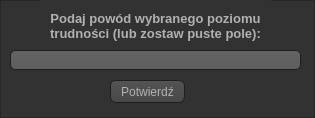
<?xml version="1.0" encoding="UTF-8"?>
<ui version="4.0">
 <class>dialogbox_difficultyreason</class>
 <widget class="QFrame" name="dialogbox_difficultyreason">
  <property name="windowModality">
   <enum>Qt::ApplicationModal</enum>
  </property>
  <property name="geometry">
   <rect>
    <x>0</x>
    <y>0</y>
    <width>315</width>
    <height>118</height>
   </rect>
  </property>
  <property name="windowTitle">
   <string>Powód poziomu trudności</string>
  </property>
  <property name="styleSheet">
   <string notr="true">QToolTip
{
     border: 1px solid black;
     background-color: #ffa02f;
     padding: 1px;
     border-radius: 3px;
     
	color: #000000
}

QWidget
{
    color: #b1b1b1;
    background-color: #323232;
}

QWidget:item:hover
{
    background-color: QLinearGradient( x1: 0, y1: 0, x2: 0, y2: 1, stop: 0 #ffa02f, stop: 1 #ca0619);
    color: #000000;
}

QWidget:item:selected
{
    background-color: QLinearGradient( x1: 0, y1: 0, x2: 0, y2: 1, stop: 0 #ffa02f, stop: 1 #d7801a);
}

QMenuBar::item
{
    background: transparent;
}

QMenuBar::item:selected
{
    background: transparent;
    border: 1px solid #ffaa00;
}

QMenuBar::item:pressed
{
    background: #444;
    border: 1px solid #000;
    background-color: QLinearGradient(
        x1:0, y1:0,
        x2:0, y2:1,
        stop:1 #212121,
        stop:0.4 #343434/*,
        stop:0.2 #343434,
        stop:0.1 #ffaa00*/
    );
    margin-bottom:-1px;
    padding-bottom:1px;
}

QMenu
{
    border: 1px solid #000;
}

QMenu::item
{
    padding: 2px 20px 2px 20px;
}

QMenu::item:selected
{
    color: #000000;
}

QWidget:disabled
{
    color: #404040;
    background-color: #323232;
}

QAbstractItemView
{
    background-color: QLinearGradient( x1: 0, y1: 0, x2: 0, y2: 1, stop: 0 #4d4d4d, stop: 0.1 #646464, stop: 1 #5d5d5d);
}

QWidget:focus
{
    /*border: 2px solid QLinearGradient( x1: 0, y1: 0, x2: 0, y2: 1, stop: 0 #ffa02f, stop: 1 #d7801a);*/
}

QLineEdit
{
    background-color: QLinearGradient( x1: 0, y1: 0, x2: 0, y2: 1, stop: 0 #4d4d4d, stop: 0 #646464, stop: 1 #5d5d5d);
    padding: 1px;
    border-style: solid;
    border: 1px solid #1e1e1e;
    border-radius: 5;
}

QPushButton
{
    color: #b1b1b1;
    background-color: QLinearGradient( x1: 0, y1: 0, x2: 0, y2: 1, stop: 0 #565656, stop: 0.1 #525252, stop: 0.5 #4e4e4e, stop: 0.9 #4a4a4a, stop: 1 #464646);
    border-width: 1px;
    border-color: #1e1e1e;
    border-style: solid;
    border-radius: 6;
    padding: 3px;
    font-size: 12px;
    padding-left: 5px;
    padding-right: 5px;
}

QPushButton:pressed
{
    background-color: QLinearGradient( x1: 0, y1: 0, x2: 0, y2: 1, stop: 0 #2d2d2d, stop: 0.1 #2b2b2b, stop: 0.5 #292929, stop: 0.9 #282828, stop: 1 #252525);
}

QComboBox
{
    selection-background-color: #ffaa00;
    background-color: QLinearGradient( x1: 0, y1: 0, x2: 0, y2: 1, stop: 0 #565656, stop: 0.1 #525252, stop: 0.5 #4e4e4e, stop: 0.9 #4a4a4a, stop: 1 #464646);
    border-style: solid;
    border: 1px solid #1e1e1e;
    border-radius: 5;
}

QComboBox:hover,QPushButton:hover
{
    border: 2px solid QLinearGradient( x1: 0, y1: 0, x2: 0, y2: 1, stop: 0 #ffa02f, stop: 1 #d7801a);
}


QComboBox:on
{
    padding-top: 3px;
    padding-left: 4px;
    background-color: QLinearGradient( x1: 0, y1: 0, x2: 0, y2: 1, stop: 0 #2d2d2d, stop: 0.1 #2b2b2b, stop: 0.5 #292929, stop: 0.9 #282828, stop: 1 #252525);
    selection-background-color: #ffaa00;
}

QComboBox QAbstractItemView
{
    border: 2px solid darkgray;
    selection-background-color: QLinearGradient( x1: 0, y1: 0, x2: 0, y2: 1, stop: 0 #ffa02f, stop: 1 #d7801a);
}

QComboBox::drop-down
{
     subcontrol-origin: padding;
     subcontrol-position: top right;
     width: 15px;

     border-left-width: 0px;
     border-left-color: darkgray;
     border-left-style: solid; /* just a single line */
     border-top-right-radius: 3px; /* same radius as the QComboBox */
     border-bottom-right-radius: 3px;
 }

QComboBox::down-arrow
{
     image: url(:/images/down_arrow.png);
}

QGroupBox:focus
{
border: 2px solid QLinearGradient( x1: 0, y1: 0, x2: 0, y2: 1, stop: 0 #ffa02f, stop: 1 #d7801a);
}

QTextEdit:focus
{
    border: 2px solid QLinearGradient( x1: 0, y1: 0, x2: 0, y2: 1, stop: 0 #ffa02f, stop: 1 #d7801a);
}

QScrollBar:horizontal {
     border: 1px solid #222222;
     background: QLinearGradient( x1: 0, y1: 0, x2: 0, y2: 1, stop: 0.0 #121212, stop: 0.2 #282828, stop: 1 #484848);
     height: 7px;
     margin: 0px 16px 0 16px;
}

QScrollBar::handle:horizontal
{
      background: QLinearGradient( x1: 0, y1: 0, x2: 1, y2: 0, stop: 0 #ffa02f, stop: 0.5 #d7801a, stop: 1 #ffa02f);
      min-height: 20px;
      border-radius: 2px;
}

QScrollBar::add-line:horizontal {
      border: 1px solid #1b1b19;
      border-radius: 2px;
      background: QLinearGradient( x1: 0, y1: 0, x2: 1, y2: 0, stop: 0 #ffa02f, stop: 1 #d7801a);
      width: 14px;
      subcontrol-position: right;
      subcontrol-origin: margin;
}

QScrollBar::sub-line:horizontal {
      border: 1px solid #1b1b19;
      border-radius: 2px;
      background: QLinearGradient( x1: 0, y1: 0, x2: 1, y2: 0, stop: 0 #ffa02f, stop: 1 #d7801a);
      width: 14px;
     subcontrol-position: left;
     subcontrol-origin: margin;
}

QScrollBar::right-arrow:horizontal, QScrollBar::left-arrow:horizontal
{
      border: 1px solid black;
      width: 1px;
      height: 1px;
      background: white;
}

QScrollBar::add-page:horizontal, QScrollBar::sub-page:horizontal
{
      background: none;
}

QScrollBar:vertical
{
      background: QLinearGradient( x1: 0, y1: 0, x2: 1, y2: 0, stop: 0.0 #121212, stop: 0.2 #282828, stop: 1 #484848);
      width: 7px;
      margin: 16px 0 16px 0;
      border: 1px solid #222222;
}

QScrollBar::handle:vertical
{
      background: QLinearGradient( x1: 0, y1: 0, x2: 0, y2: 1, stop: 0 #ffa02f, stop: 0.5 #d7801a, stop: 1 #ffa02f);
      min-height: 20px;
      border-radius: 2px;
}

QScrollBar::add-line:vertical
{
      border: 1px solid #1b1b19;
      border-radius: 2px;
      background: QLinearGradient( x1: 0, y1: 0, x2: 0, y2: 1, stop: 0 #ffa02f, stop: 1 #d7801a);
      height: 14px;
      subcontrol-position: bottom;
      subcontrol-origin: margin;
}

QScrollBar::sub-line:vertical
{
      border: 1px solid #1b1b19;
      border-radius: 2px;
      background: QLinearGradient( x1: 0, y1: 0, x2: 0, y2: 1, stop: 0 #d7801a, stop: 1 #ffa02f);
      height: 14px;
      subcontrol-position: top;
      subcontrol-origin: margin;
}

QScrollBar::up-arrow:vertical, QScrollBar::down-arrow:vertical
{
      border: 1px solid black;
      width: 1px;
      height: 1px;
      background: white;
}


QScrollBar::add-page:vertical, QScrollBar::sub-page:vertical
{
      background: none;
}

QTextEdit
{
    background-color: #242424;
}

QPlainTextEdit
{
    background-color: #242424;
}

QHeaderView::section
{
    background-color: QLinearGradient(x1:0, y1:0, x2:0, y2:1, stop:0 #616161, stop: 0.5 #505050, stop: 0.6 #434343, stop:1 #656565);
    color: white;
    padding-left: 4px;
    border: 1px solid #6c6c6c;
}

QCheckBox:disabled
{
color: #414141;
}

QDockWidget::title
{
    text-align: center;
    spacing: 3px; /* spacing between items in the tool bar */
    background-color: QLinearGradient(x1:0, y1:0, x2:0, y2:1, stop:0 #323232, stop: 0.5 #242424, stop:1 #323232);
}

QDockWidget::close-button, QDockWidget::float-button
{
    text-align: center;
    spacing: 1px; /* spacing between items in the tool bar */
    background-color: QLinearGradient(x1:0, y1:0, x2:0, y2:1, stop:0 #323232, stop: 0.5 #242424, stop:1 #323232);
}

QDockWidget::close-button:hover, QDockWidget::float-button:hover
{
    background: #242424;
}

QDockWidget::close-button:pressed, QDockWidget::float-button:pressed
{
    padding: 1px -1px -1px 1px;
}

QMainWindow::separator
{
    background-color: QLinearGradient(x1:0, y1:0, x2:0, y2:1, stop:0 #161616, stop: 0.5 #151515, stop: 0.6 #212121, stop:1 #343434);
    color: white;
    padding-left: 4px;
    border: 1px solid #4c4c4c;
    spacing: 3px; /* spacing between items in the tool bar */
}

QMainWindow::separator:hover
{

    background-color: QLinearGradient(x1:0, y1:0, x2:0, y2:1, stop:0 #d7801a, stop:0.5 #b56c17 stop:1 #ffa02f);
    color: white;
    padding-left: 4px;
    border: 1px solid #6c6c6c;
    spacing: 3px; /* spacing between items in the tool bar */
}

QToolBar::handle
{
     spacing: 3px; /* spacing between items in the tool bar */
     background: url(:/images/handle.png);
}

QMenu::separator
{
    height: 2px;
    background-color: QLinearGradient(x1:0, y1:0, x2:0, y2:1, stop:0 #161616, stop: 0.5 #151515, stop: 0.6 #212121, stop:1 #343434);
    color: white;
    padding-left: 4px;
    margin-left: 10px;
    margin-right: 5px;
}

QProgressBar
{
    border: 2px solid grey;
    border-radius: 5px;
    text-align: center;
}

QProgressBar::chunk
{
    background-color: #d7801a;
    width: 2.15px;
    margin: 0.5px;
}

QTabBar::tab {
    color: #b1b1b1;
    border: 1px solid #444;
    border-bottom-style: none;
    background-color: #323232;
    padding-left: 10px;
    padding-right: 10px;
    padding-top: 3px;
    padding-bottom: 2px;
    margin-right: -1px;
}

QTabWidget::pane {
    border: 1px solid #444;
    top: 1px;
}

QTabBar::tab:last
{
    margin-right: 0; /* the last selected tab has nothing to overlap with on the right */
    border-top-right-radius: 3px;
}

QTabBar::tab:first:!selected
{
 margin-left: 0px; /* the last selected tab has nothing to overlap with on the right */


    border-top-left-radius: 3px;
}

QTabBar::tab:!selected
{
    color: #b1b1b1;
    border-bottom-style: solid;
    margin-top: 3px;
    background-color: QLinearGradient(x1:0, y1:0, x2:0, y2:1, stop:1 #212121, stop:.4 #343434);
}

QTabBar::tab:selected
{
    border-top-left-radius: 3px;
    border-top-right-radius: 3px;
    margin-bottom: 0px;
}

QTabBar::tab:!selected:hover
{
    /*border-top: 2px solid #ffaa00;
    padding-bottom: 3px;*/
    border-top-left-radius: 3px;
    border-top-right-radius: 3px;
    background-color: QLinearGradient(x1:0, y1:0, x2:0, y2:1, stop:1 #212121, stop:0.4 #343434, stop:0.2 #343434, stop:0.1 #ffaa00);
}

QRadioButton::indicator:checked, QRadioButton::indicator:unchecked{
    color: #b1b1b1;
    background-color: #323232;
    border: 1px solid #b1b1b1;
    border-radius: 6px;
}

QRadioButton::indicator:checked
{
    background-color: qradialgradient(
        cx: 0.5, cy: 0.5,
        fx: 0.5, fy: 0.5,
        radius: 1.0,
        stop: 0.25 #ffaa00,
        stop: 0.3 #323232
    );
}

QCheckBox::indicator{
    color: #b1b1b1;
    background-color: #323232;
    border: 1px solid #b1b1b1;
    width: 9px;
    height: 9px;
}

QRadioButton::indicator
{
    border-radius: 6px;
}

QRadioButton::indicator:hover, QCheckBox::indicator:hover
{
    border: 1px solid #ffaa00;
}

QCheckBox::indicator:checked
{
    image:url(:/images/checkbox.png);
}

QCheckBox::indicator:disabled, QRadioButton::indicator:disabled
{
    border: 1px solid #444;
}

QTableView QTableCornerButton::section {
    color: #b1b1b1;
    background-color: #323232;
}

QSpinBox
{
background-color: #505050;
border: black;
}
</string>
  </property>
  <property name="frameShape">
   <enum>QFrame::StyledPanel</enum>
  </property>
  <property name="frameShadow">
   <enum>QFrame::Plain</enum>
  </property>
  <widget class="QLabel" name="label">
   <property name="geometry">
    <rect>
     <x>40</x>
     <y>0</y>
     <width>231</width>
     <height>51</height>
    </rect>
   </property>
   <property name="font">
    <font>
     <pointsize>10</pointsize>
     <weight>75</weight>
     <bold>true</bold>
    </font>
   </property>
   <property name="text">
    <string>Podaj powód wybranego poziomu trudności (lub zostaw puste pole):</string>
   </property>
   <property name="alignment">
    <set>Qt::AlignCenter</set>
   </property>
   <property name="wordWrap">
    <bool>true</bool>
   </property>
  </widget>
  <widget class="QLineEdit" name="lineEdit">
   <property name="geometry">
    <rect>
     <x>10</x>
     <y>50</y>
     <width>291</width>
     <height>20</height>
    </rect>
   </property>
   <property name="alignment">
    <set>Qt::AlignCenter</set>
   </property>
  </widget>
  <widget class="QPushButton" name="pushButton">
   <property name="geometry">
    <rect>
     <x>110</x>
     <y>80</y>
     <width>75</width>
     <height>23</height>
    </rect>
   </property>
   <property name="text">
    <string>Potwierdź</string>
   </property>
  </widget>
 </widget>
 <resources/>
 <connections/>
</ui>
